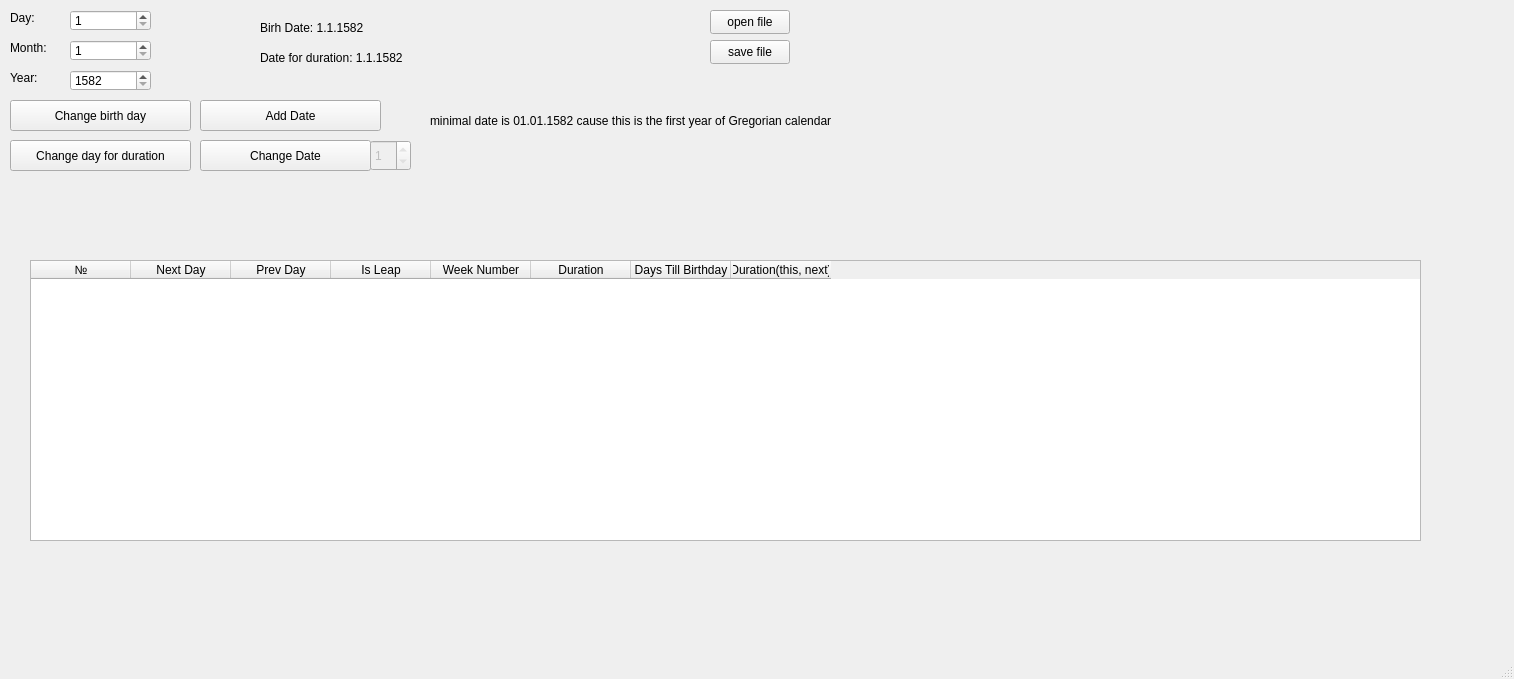
<?xml version="1.0" encoding="UTF-8"?>
<ui version="4.0">
 <class>MainWindow</class>
 <widget class="QMainWindow" name="MainWindow">
  <property name="geometry">
   <rect>
    <x>0</x>
    <y>0</y>
    <width>1514</width>
    <height>679</height>
   </rect>
  </property>
  <property name="windowTitle">
   <string>MainWindow</string>
  </property>
  <widget class="QWidget" name="centralwidget">
   <widget class="QPushButton" name="pushButton_open">
    <property name="geometry">
     <rect>
      <x>710</x>
      <y>10</y>
      <width>80</width>
      <height>24</height>
     </rect>
    </property>
    <property name="text">
     <string>open file</string>
    </property>
   </widget>
   <widget class="QPushButton" name="pushButton_save">
    <property name="geometry">
     <rect>
      <x>710</x>
      <y>40</y>
      <width>80</width>
      <height>24</height>
     </rect>
    </property>
    <property name="text">
     <string>save file</string>
    </property>
   </widget>
   <widget class="QLabel" name="label_3">
    <property name="geometry">
     <rect>
      <x>430</x>
      <y>90</y>
      <width>641</width>
      <height>61</height>
     </rect>
    </property>
    <property name="text">
     <string>minimal date is 01.01.1582 cause this is the first year of Gregorian calendar</string>
    </property>
   </widget>
   <widget class="QSpinBox" name="spinBox_year">
    <property name="geometry">
     <rect>
      <x>70</x>
      <y>70</y>
      <width>81</width>
      <height>21</height>
     </rect>
    </property>
    <property name="minimum">
     <number>1582</number>
    </property>
    <property name="maximum">
     <number>3000</number>
    </property>
   </widget>
   <widget class="QSpinBox" name="spinBox_month">
    <property name="geometry">
     <rect>
      <x>70</x>
      <y>40</y>
      <width>81</width>
      <height>21</height>
     </rect>
    </property>
    <property name="minimum">
     <number>1</number>
    </property>
    <property name="maximum">
     <number>12</number>
    </property>
   </widget>
   <widget class="QSpinBox" name="spinBox_day">
    <property name="geometry">
     <rect>
      <x>70</x>
      <y>10</y>
      <width>81</width>
      <height>21</height>
     </rect>
    </property>
    <property name="minimum">
     <number>1</number>
    </property>
    <property name="maximum">
     <number>31</number>
    </property>
   </widget>
   <widget class="QLabel" name="label_5">
    <property name="geometry">
     <rect>
      <x>10</x>
      <y>10</y>
      <width>49</width>
      <height>16</height>
     </rect>
    </property>
    <property name="text">
     <string>Day:</string>
    </property>
   </widget>
   <widget class="QLabel" name="label_6">
    <property name="geometry">
     <rect>
      <x>10</x>
      <y>40</y>
      <width>49</width>
      <height>16</height>
     </rect>
    </property>
    <property name="text">
     <string>Month:</string>
    </property>
   </widget>
   <widget class="QLabel" name="label_7">
    <property name="geometry">
     <rect>
      <x>10</x>
      <y>70</y>
      <width>49</width>
      <height>16</height>
     </rect>
    </property>
    <property name="text">
     <string>Year:</string>
    </property>
   </widget>
   <widget class="QPushButton" name="pushButton_setBDay">
    <property name="geometry">
     <rect>
      <x>10</x>
      <y>100</y>
      <width>181</width>
      <height>31</height>
     </rect>
    </property>
    <property name="text">
     <string>Change birth day</string>
    </property>
   </widget>
   <widget class="QPushButton" name="pushButton_AddDay">
    <property name="geometry">
     <rect>
      <x>200</x>
      <y>100</y>
      <width>181</width>
      <height>31</height>
     </rect>
    </property>
    <property name="text">
     <string>Add Date</string>
    </property>
   </widget>
   <widget class="QPushButton" name="pushButton_ChangeDay">
    <property name="geometry">
     <rect>
      <x>200</x>
      <y>140</y>
      <width>171</width>
      <height>31</height>
     </rect>
    </property>
    <property name="text">
     <string>Change Date</string>
    </property>
   </widget>
   <widget class="QPushButton" name="pushButton_setDur">
    <property name="geometry">
     <rect>
      <x>10</x>
      <y>140</y>
      <width>181</width>
      <height>31</height>
     </rect>
    </property>
    <property name="text">
     <string>Change day for duration</string>
    </property>
   </widget>
   <widget class="QLabel" name="label_BDate">
    <property name="geometry">
     <rect>
      <x>260</x>
      <y>20</y>
      <width>201</width>
      <height>16</height>
     </rect>
    </property>
    <property name="text">
     <string>Birh Date: 1.1.1582</string>
    </property>
   </widget>
   <widget class="QLabel" name="label_Dur">
    <property name="geometry">
     <rect>
      <x>260</x>
      <y>50</y>
      <width>241</width>
      <height>16</height>
     </rect>
    </property>
    <property name="text">
     <string>Date for duration: 1.1.1582</string>
    </property>
   </widget>
   <widget class="QTableWidget" name="tableWidget">
    <property name="geometry">
     <rect>
      <x>30</x>
      <y>260</y>
      <width>1391</width>
      <height>281</height>
     </rect>
    </property>
    <property name="sizePolicy">
     <sizepolicy hsizetype="Maximum" vsizetype="Preferred">
      <horstretch>0</horstretch>
      <verstretch>0</verstretch>
     </sizepolicy>
    </property>
    <column>
     <property name="text">
      <string>№</string>
     </property>
    </column>
    <column>
     <property name="text">
      <string>Next Day</string>
     </property>
    </column>
    <column>
     <property name="text">
      <string>Prev Day</string>
     </property>
    </column>
    <column>
     <property name="text">
      <string>Is Leap</string>
     </property>
    </column>
    <column>
     <property name="text">
      <string>Week Number</string>
     </property>
    </column>
    <column>
     <property name="text">
      <string>Duration</string>
     </property>
    </column>
    <column>
     <property name="text">
      <string>Days Till Birthday</string>
     </property>
    </column>
    <column>
     <property name="text">
      <string>Duration(this, next)</string>
     </property>
    </column>
   </widget>
   <widget class="QSpinBox" name="spinBox_change">
    <property name="enabled">
     <bool>false</bool>
    </property>
    <property name="geometry">
     <rect>
      <x>370</x>
      <y>140</y>
      <width>41</width>
      <height>31</height>
     </rect>
    </property>
    <property name="minimum">
     <number>1</number>
    </property>
    <property name="maximum">
     <number>1</number>
    </property>
   </widget>
  </widget>
  <widget class="QMenuBar" name="menubar">
   <property name="geometry">
    <rect>
     <x>0</x>
     <y>0</y>
     <width>1514</width>
     <height>19</height>
    </rect>
   </property>
  </widget>
  <widget class="QStatusBar" name="statusbar"/>
 </widget>
 <resources/>
 <connections/>
</ui>
